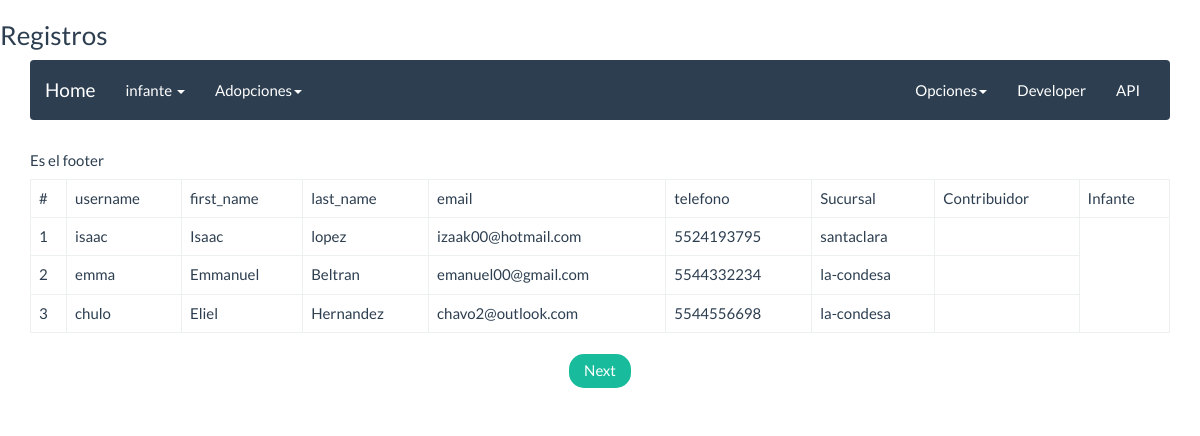
Screenshot of /usuarios/lista/ with the database file from the repository.
### usuario/models.py (models this page shows, shortened)
class Usuario(AbstractUser):
    direccion = models.ForeignKey(Direccion, verbose_name='direccion', null=True, related_name='direccion_usuario')
    telefono = models.ForeignKey(Telefono, verbose_name='telefono', blank=True)
    contribuidor = models.ManyToManyField('self', related_name='amigos_usuario', blank=True)

### direccion/models.py (models this page shows, shortened)
class Telefono(models.Model):
    telefono_regex = RegexValidator(
        regex=r'^\+?1?\d{9,15}$',
        message="Phone number must be entered in the format: '+999999999'. Up to 15 digits allowed.")
    numero_telefono = models.CharField(
        validators=[telefono_regex],
        blank=True, max_length=17)  # validators should be a list

class Colonia(models.Model):
    codigo_postal = models.CharField(
        max_length=11, default='', blank=False, null=False)
    nombre = models.CharField(
        'Colonia', max_length=300, default='', null=False, blank=False)
    municipio = models.CharField(
        'Delegacion o municipio', max_length=60, default='',
         blank=False, null=False)
    ciudad = models.CharField(
        'Ciudad', max_length=128, default='', blank=False, null=False)
    estado = models.CharField(
        'Estado', max_length=60, default='DF', blank=False, null=False)
    pais = models.CharField(
        'Pais', default='Mexico', max_length=300, blank=False, null=False)

class Direccion(Colonia):
    slug = models.SlugField(max_length=300)
    calle_y_numero = models.CharField(
        'Calle y numero', max_length=300, null=False, blank=False, default='',
         editable=False)
    calle = models.CharField(
        'Calle', max_length=220, null=False, blank=False, default='')
    numero_exterior = models.CharField(
        'Numero exterior', max_length=40, null=False, blank=False, default='')
    numero_interior = models.CharField(
        'Numero interior', max_length=40, null=False, blank=True, default='')
    longitud = models.DecimalField('Coordenadas UTM-E', max_digits=17,
        decimal_places=14, null=False, blank=True, default=0)
    latitud = models.DecimalField('Coordenadas UTM-N', max_digits=17,
        decimal_places=14, null=False, blank=True, default=0)
    enlace_mapa = models.URLField(blank=True, null=False, default='')
    creado_el = models.DateTimeField(default=datetime.now, editable=False)
    modificado_el = models.DateTimeField(auto_now_add=True)
    class Meta:
        verbose_name_plural = 'Direcciones'

### usuario/views.py (the view)
class UsuarioListView(ListView):
    model = Usuario
    template_name = "usuario/usuario_list.html"
    paginate_by = 3

### templates/usuario/usuario_list.html (shortened to what this page needs)
{% extends 'base.html' %}
{% block header %}
	<h3>Registros</h3>
{% endblock header %}
{% block content %}
<table class="table table-bordered">
	<thead>
		<tr>
			<td>#</td>
			<td>username</td>
			<td>first_name</td>
			<td>last_name</td>
			<td>email</td>
			<td>telefono</td>
			<td>Sucursal</td>
			<td>Contribuidor</td>
			<td>Infante</td>
		</tr>
	</thead>
	<tbody>
	{% if object_list %}
	{% for usuario in object_list %}
	<tr>
		<td>{{usuario.id}}</td>
		<td>{{usuario.username}}</td>
		<td>{{usuario.first_name}}</td>
		<td>{{usuario.last_name}}</td>
		<td>{{usuario.email}}</td>
		<td>{{usuario.telefono.numero_telefono}}</td>
		<td>{{usuario.direccion.slug}}</td>
		<td>{{usuario.contribuidor.self}}</td>
	</tr>
	{% endfor %}
		{% else %}
		<h3>No hay usuarios</h3>
	{% endif %}
	</tbody>
</table>
<ul class="pager">
	<li>
		{% if page_obj.has_next %}
     	 <a href="?page={{ page_obj.next_page_number }}">Next</a>
    	{% endif %}
	</li>
</ul>
	{% endblock content %}

### rows the page displays
Usuario: id "1", username "isaac", first_name "Isaac", last_name "lopez", email "izaak00@hotmail.com", telefono.numero_telefono "5524193795", direccion.slug "santaclara"
Usuario: id "2", username "emma", first_name "Emmanuel", last_name "Beltran", email "emanuel00@gmail.com", telefono.numero_telefono "5544332234", direccion.slug "la-condesa"
Usuario: id "3", username "chulo", first_name "Eliel", last_name "Hernandez", email "chavo2@outlook.com", telefono.numero_telefono "5544556698", direccion.slug "la-condesa"
